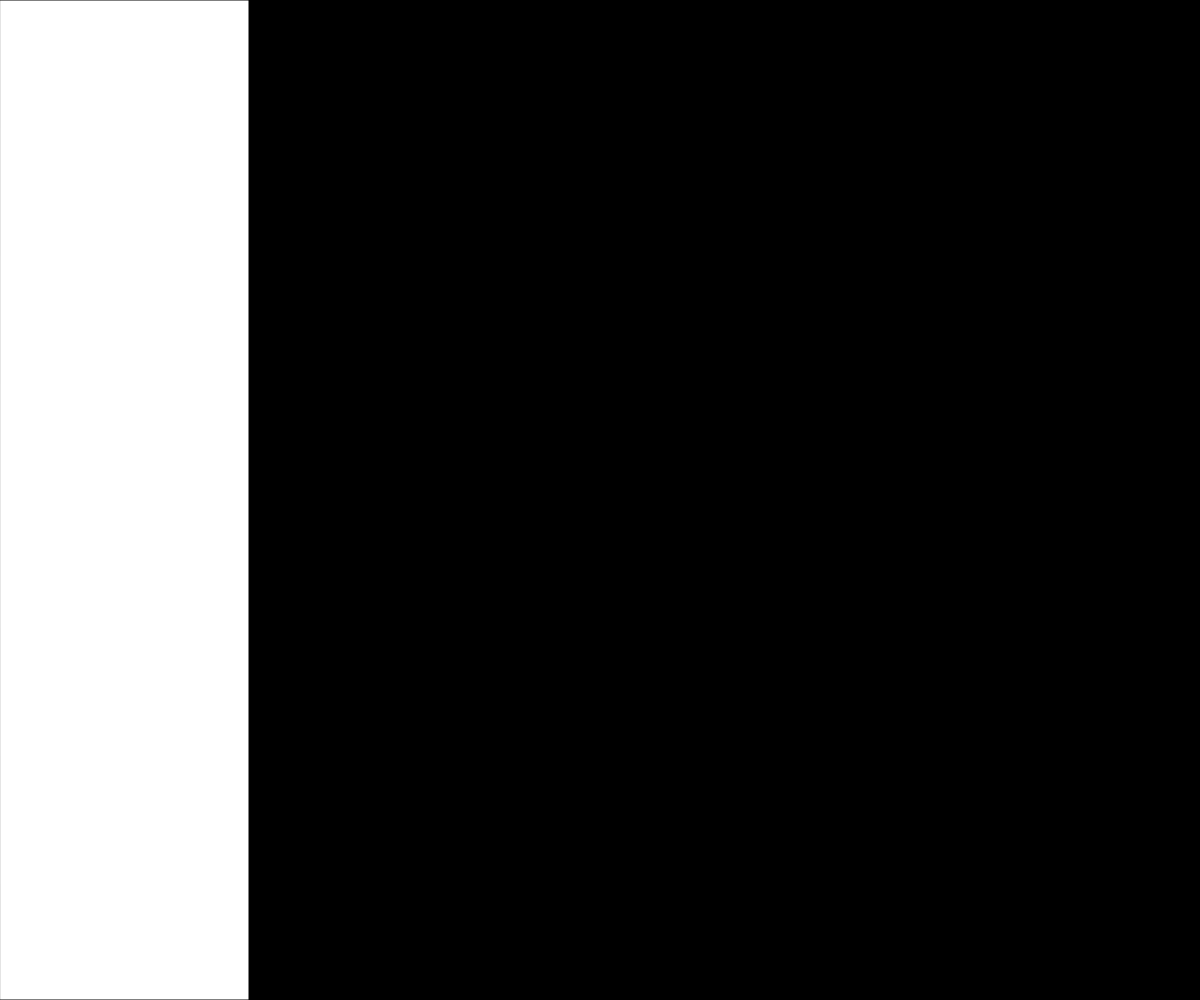
Frame 1 (no input)
Frame 60 (no input): identical to frame 1, image omitted
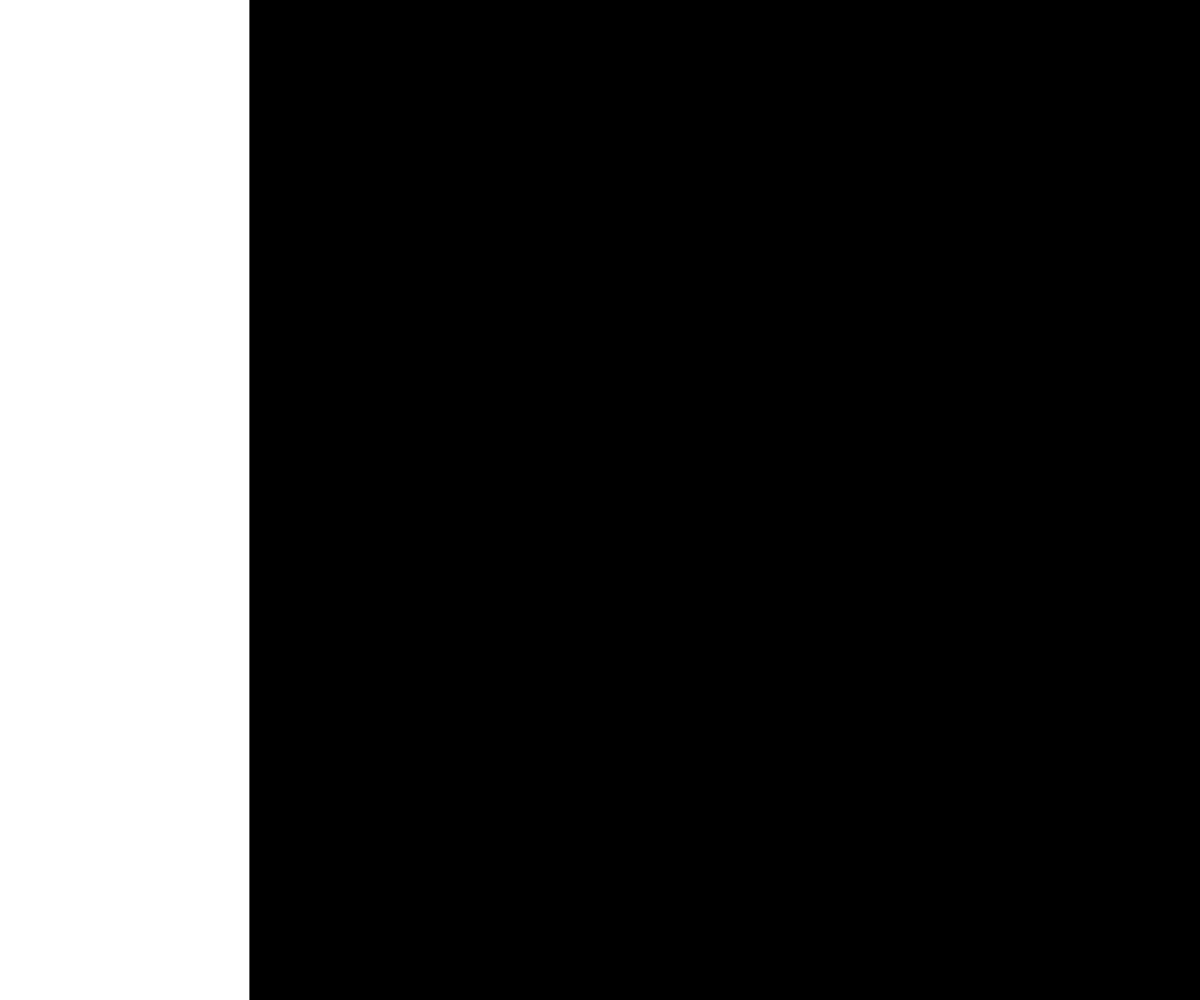
Frame 120 (the mouse pressed at the canvas centre since frame 60)

The p5.js sketch that drew these frames (run headless with seeded random() and noise() and a simulated clock; from frame 60 on, the mouse is pressed at the canvas centre):

// p5.js sketch
// ── sketch.js
// Project Title
// Your Name
// Date
//
// Extra for Experts:
// - describe what you did to take this project "above and beyond"

class Bullet {
  constructor(x, y) {
    this.x = 250;
    // this.y = mouseY;
    this.y = random(windowHeight);
    this.dx = 7;
    this.dy = 0;
    this.diameter = 5;
    this.r = 255;
    this.g = 255;
    this.b = 255;
    this.alpha = 255;
    this.color = color(this.r, this.g, this.b, this.alpha);
  }

  update() {
    //move
    this.x += this.dx;
    this.dx += 2;

    this.alpha--;
  }

  display() {
    fill(this.color);
    stroke(this.color);
    circle(this.x, this.y, this.diameter);
    this.color = color(this.r, this.g, this.b, this.alpha);
  }

  faded() {
    return this.alpha <= 0;
  }
}

let bullets = [];
let autoplay = false;

function setup() {
  createCanvas(windowWidth, windowHeight);
}

function draw() {
  background(0);
  for (let i = 0; i < bullets.length; i++) {
    bullets[i].update();
    if (bullets[i].faded()) {
      bullets.splice(i, 1);
    }
    else {
      bullets[i].display();
    }
  }
  fill(255);
  rect(0, 0, 249, windowHeight);
}

function mousePressed() {
  for (let i = 0; i < 1; i++) {
    let spawnbullet = new Bullet(mouseX, mouseY);
    bullets.push(spawnbullet);
  }
}
